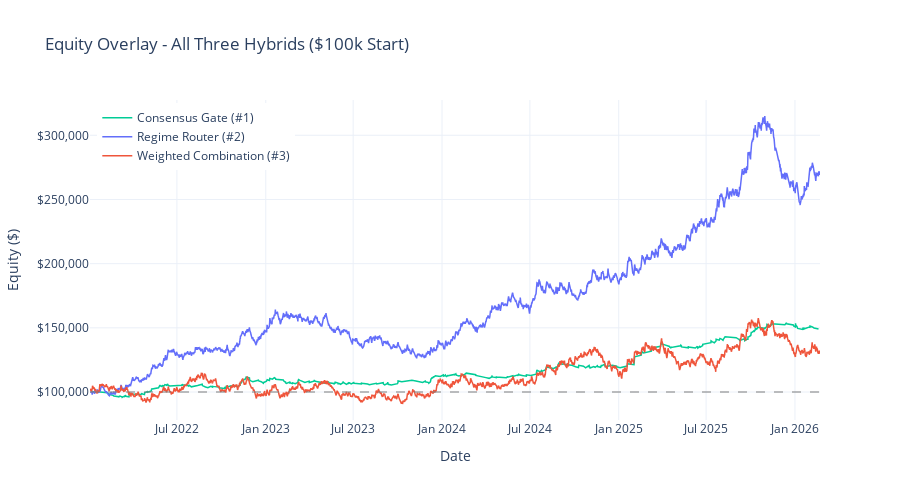

Notebook code cell kept with this figure:
### Code cell
# Overlay comparison
fig2 = go.Figure()

for name, df in strategies.items():
    fig2.add_trace(
        go.Scatter(
            x=df['entry_ts'],
            y=df['account_balance'],
            mode='lines',
            name=name,
            line=dict(color=colors[name], width=1.5),
        )
    )

fig2.add_hline(y=INITIAL_CAPITAL, line_dash='dash', line_color='gray', opacity=0.5)

fig2.update_layout(
    height=500,
    title_text='Equity Overlay - All Three Hybrids ($100k Start)',
    yaxis_title='Equity ($)',
    yaxis_tickformat='$,.0f',
    xaxis_title='Date',
    template='plotly_white',
    legend=dict(x=0.01, y=0.99),
)

fig2.show()

### Figure 1 — Plotly figure (JSON) as saved in the notebook; plotly's stock layout.template omitted (floating-point values rounded to 4 significant figures; data arrays with more than 128 entries replaced by an {"elided": "..."} marker saying what was removed)
{"data": [{"line": {"color": "#00CC96", "width": 1.5}, "mode": "lines", "name": "Consensus Gate (#1)", "type": "scatter", "x": {"elided": "450 str values"}, "y": {"elided": "450 float values"}}, {"line": {"color": "#636EFA", "width": 1.5}, "mode": "lines", "name": "Regime Router (#2)", "type": "scatter", "x": {"elided": "2847 str values"}, "y": {"elided": "2847 float values"}}, {"line": {"color": "#EF553B", "width": 1.5}, "mode": "lines", "name": "Weighted Combination (#3)", "type": "scatter", "x": {"elided": "4181 str values"}, "y": {"elided": "4181 float values"}}], "layout": {"height": 500, "legend": {"x": 0.01, "y": 0.99}, "shapes": [{"line": {"color": "gray", "dash": "dash"}, "opacity": 0.5, "type": "line", "x0": 0, "x1": 1, "xref": "x domain", "y0": 100000, "y1": 100000, "yref": "y"}], "title": {"text": "Equity Overlay - All Three Hybrids ($100k Start)"}, "xaxis": {"title": {"text": "Date"}}, "yaxis": {"tickformat": "$,.0f", "title": {"text": "Equity ($)"}}}}
